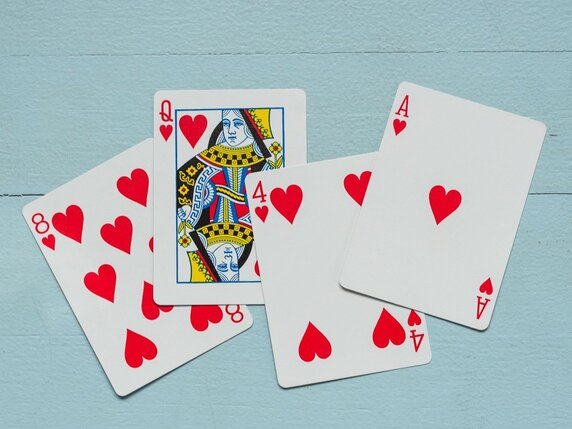
#> input picture Deep-Learning-Guide/OpenCV/resources/cards.jpg, 572 x 429 px
$ python opencv05_warp_prespective.py
#> lines starting #> are read from the running program, lines starting #| are printed output that depends on the picture
'''
    Date   : 10/12/2020
    Day    : Thursday
    Author : Md. Aminul Islam
    E-mail : aminulbrur8@gmail.com
    Subject: Deep Learning
    Links  : https://www.youtube.com/watch?v=WQeoO7MI0Bs
    GitHub : https://github.com/murtazahassan/OpenCV-Python-Tutorials-and-Projects
    Topic  : OpenCV (Chapter-05): Warp Prespective
'''
import cv2
import numpy as np

img = cv2.imread("resources/cards.jpg")
#> img is the input picture: shape (429, 572, 3); mean B, G, R 189, 186, 177.6

width, height = 250, 350
pts1 = np.float32([[400,78],[547,124],[339,286],[488,330]])
pts2 = np.float32([[0,0],[width,0],[0,height],[width,height]])
matrix = cv2.getPerspectiveTransform(pts1, pts2)
imgOutput = cv2.warpPerspective(img,matrix,(width,height))
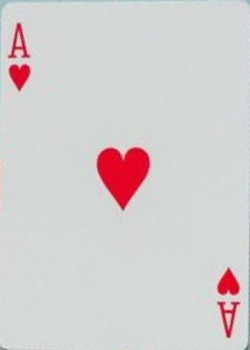
#> imgOutput: shape (350, 250, 3); mean B, G, R 207.5, 207.1, 211.7

cv2.imshow("Image", img)
cv2.imshow("Output", imgOutput)
cv2.waitKey(0)
